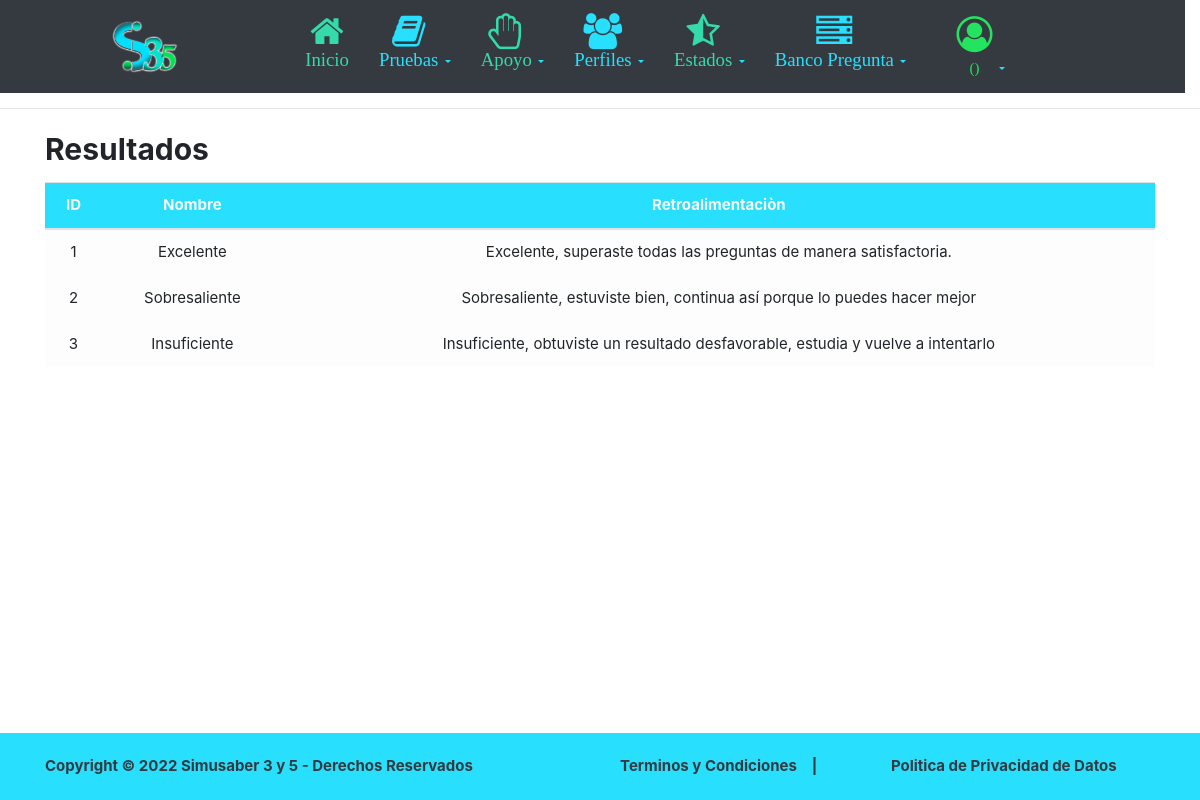
Page /bancoPregunta/readResultados/ (signed in) on the earlier database version.
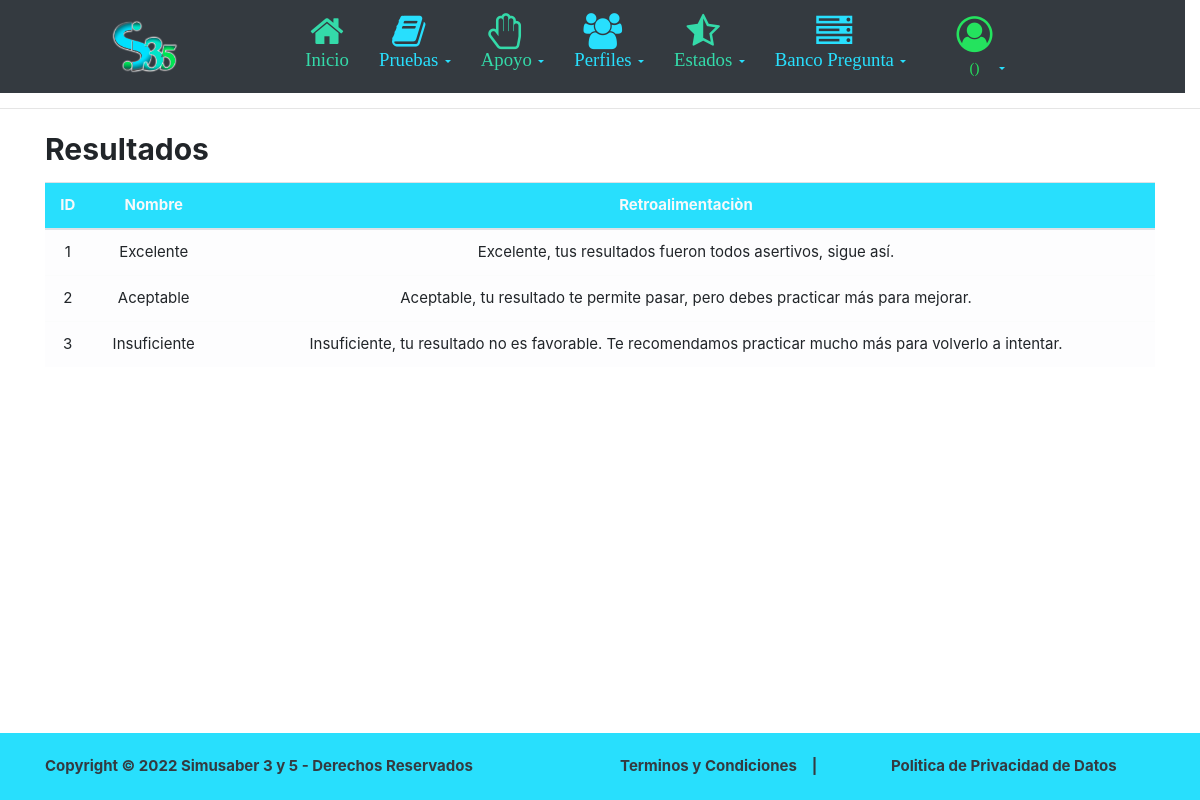
Same page on the later database version.
### apps/bancoPregunta/models.py (models this page shows, shortened)
class Resultado(models.Model):
    nombre_resultado=models.CharField(max_length=45, null=True)
    retroalimentacion=models.ForeignKey(Retroalimentacion, blank=True, on_delete=models.CASCADE, null=True)

class Retroalimentacion(models.Model):
    nombre=models.CharField(max_length=225, null=True)
    descripcion = models.TextField(unique=True, null=True)

### apps/bancoPregunta/views.py (the view)
# urls.py: path('readResultados/', read_resultado_view, name='readResultados'),
@login_required(login_url='/profiles/login')
def read_resultado_view(request):
    resultados=Resultado.objects.all()
    context={
                'resultados':resultados,
            }
    return render(request, "bancoPregunta/readResultados.html",context)

### templates/bancoPregunta/readResultados.html (shortened to what this page needs)
{% extends 'general/master.html' %}
{% block content %}
<div class="container">
    <div class="row mx-0 mt-4 mb-2">
        <div class="col-6 col-md-0 px-0">
            <h2><b> Resultados </b></h2>
        </div>
    </div>
    <div class="row mx-0">
        <div class="col-12 p-0">
          <div class="table-responsive">
            <div class="table-wrapper">
              <div class="row mx-0">
                <table class="table table-hover">
                  <thead>
                    <tr class="bg-Cprimary text-justify text-light shadow">
                      <th class="align-middle text-center">ID</th>
                      <th class="align-middle text-center">Nombre</th>
                      <th class="align-middle text-center">Retroalimentaciòn</th>
                    </tr>
                  </thead>
                  <tbody>
                    {% for resultado in resultados %}
                    <tr class="table-light text-justify">
                        <td class="align-middle text-center">{{resultado.id}}</td>
                        <td class="align-middle text-center">{{resultado.nombre_resultado}}</td>
                        <td class="align-middle text-center">{{resultado.retroalimentacion.descripcion}}</td>
                    </tr>
                    {% endfor %}
                  </tbody>
                </table>
              </div>
            </div>
          </div>
        </div>
      </div>
</div>
{% endblock %}

### templates/general/master.html (shortened to what this page needs)
<!DOCTYPE html>
<html>
    {% load staticfiles %}
    <head>
        <link rel="stylesheet" href="{% static 'bootstrap4.6/css/bootstrap.min.css' %}">
        <link rel="stylesheet" href="{% static 'fonts/css/font-awesome.css' %}">
        <link rel="stylesheet" href="{% static 'general/general.css' %}?{{version_static}}">
    </head>
    <body>
        <body class="d-flex flex-column min-vh-100 ">
            <header class="mx-0">
                {% include "general/header.html" %}
                <hr class="mb-0">
            </header>
            <div class="container-fluid">
                {% block content %}
                {% endblock %}
            </div>
            <footer class="mt-auto">
                {% include "general/footer.html" %}
            </footer>
    </body>
</html>

### templates/general/header.html (shortened to what this page needs)
{% load staticfiles %}
<nav class="row container-fluid navbar navbar-expand-lg  bg-Cgraylight py-0 bg-dark">
  <div class="text-white ml-2 ml-md-5 col-7 col-md-2">
    <a class="ml-md-5" href="">
      <a href="http://127.0.0.1:8000/profiles/home/">
        <img src="{% static 'images/logo_simusaber.png' %}"  class="h-50 w-50">
      </a>
    </a>
  </div>
  <div class="collapse navbar-collapse mt-3 mt-md-0 small col-md-8" id="navbarSupportedContent">
    <ul class="navbar-nav text-md-center  text-left flex-grow-1 d-flex justify-content-md-center">
      <li class="nav-item text-center mx-2 nav-item dropdown">
        <div class="nav-link">
          <a class= href="#" id="navbarDropdown" role="button" data-toggle="dropdown"
            aria-haspopup="true" aria-expanded="false">
            <i class="fa fa-home fa-3x text-Csecondary">
              <div class="h6 m-0">
                <h5>Inicio</h5>
              </div>
            </i>
          </a>
        </div>
      </li>
      <li class="nav-item text-center mx-2 nav-item dropdown">
        <div class="nav-link">
          <a class="dropdown-toggle text-Cprimary " href="#" id="navbarDropdown" role="button" data-toggle="dropdown"
            aria-haspopup="true" aria-expanded="false">
            <i class="fa fa-book fa-3x text-Cprimary">
              <div class="h6 m-0">
                <h5>Pruebas</h5>
              </div>
            </i>
          </a>
        </div>
      </li>
      <li class="nav-item text-center mx-2 nav-item dropdown">
        <div class="nav-link">
          <a class="dropdown-toggle text-Cprimary " href="#" id="navbarDropdown" role="button" data-toggle="dropdown"
            aria-haspopup="true" aria-expanded="false">
            <i class="fa fa-hand-paper-o fa-3x text-Csecondary">
              <div class="h6 m-0">
                <h5>Apoyo</h5>
              </div>
            </i>
          </a>
        </div>
      </li>
      <li class="nav-item text-center mx-2 nav-item dropdown">
        <div class="nav-link">
          <a class="dropdown-toggle text-Cprimary " href="#" id="navbarDropdown" role="button" data-toggle="dropdown"
            aria-haspopup="true" aria-expanded="false">
            <i class="fa fa-users fa-3x text-Cprimary">
              <div class="h6 m-0">
                <h5>Perfiles</h5>
              </div>
            </i>
          </a>
        </div>
      </li>
      <li class="nav-item text-center mx-2 nav-item dropdown">
        <div class="nav-link">
          <a class="dropdown-toggle text-Cprimary " href="#" id="navbarDropdown" role="button" data-toggle="dropdown"
            aria-haspopup="true" aria-expanded="false">
            <i class="fa fa-star-half-o fa-3x text-Csecondary">
              <div class="h6 m-0">
                <h5>Estados</h5>
              </div>
            </i>
          </a>
        </div>
      </li>
      <li class="nav-item text-center mx-2 nav-item dropdown">
        <div class="nav-link">
          <a class="dropdown-toggle text-Cprimary " href="#" id="navbarDropdown" role="button" data-toggle="dropdown"
            aria-haspopup="true" aria-expanded="false">
            <i class="fa fa-server fa-3x text-Cprimary">
              <div class="h6 m-0">
                <h5>Banco Pregunta</h5>
              </div>
            </i>
          </a>
        </div>
      </li>
    </ul>
    <div class="justify-content-md-end justify-content-center">
      <ul class="navbar-nav text-right flex-grow-1 my-0 d-flex justify-content-end">
        <li class="nav-item text-center mx-2 nav-item dropdown">
          <div class="row">
            <div class="nav-link col-12 col-md-3 mt-md-2">
              <a class="dropdown-toggle text-Cprimary " href="#" id="navbarDropdown" role="button" data-toggle="dropdown"
                aria-haspopup="true" aria-expanded="false">
                <i class="fa fa-user-circle-o fa-3x text-Ctertiary">
                  <div class="h6 m-0">
                    <h6 >({{user.groups.all.0.name}})</h6>
                  </div>
                </i>
              </a>
          </div>
        </li>
      </ul>
    </div>
  </div>
</nav>

### templates/general/footer.html
<div class="footer mt-auto py-4 text-light bg-Cprimary ">
    <div class="container">
        <div class="row align-items-center">
            <div class="col-12 col-md-6">
                <b class="text-md-left text-center mt-3 text-dark">Copyright © 2022 Simusaber 3 y 5 - Derechos Reservados</b>
            </div>
            <div class="col-12 col-md-6">
                <div class="row ">
                    <div class="col-12 col-md-5 text-center px-0">
                        <a class="text-dark  text-md-right mr-md-3" href="#"><b>Terminos y Condiciones</b></a><b class="text-dark">|</b>
                    </div>
                    <div class="col-12 col-md-7 px-0 text-center">
                        <a class="text-dark text-md-left" href="#"> <b>Politica de Privacidad de Datos</b></a>
                    </div>
                </div>
            </div>
        </div>
    </div>
</div>

### static/general/general.css (style rules this page uses)
:root { --color-primary: #28DFFD; --color-secondary: #34DAA9; --color-tertiary: #24E35E; }
@media (min-width: 1200px) { html { font-size: 15px; } }
.bg-Cprimary { background: var(--color-primary); }
.text-Cprimary { color: var(--color-primary); }
.text-Csecondary { color: var(--color-secondary); }
.text-Ctertiary { color: var(--color-tertiary); }

Differences in the rows shown:
changed through a linked row, Resultado "Excelente": retroalimentacion.descripcion "Excelente, superaste todas las preguntas de manera satisfactoria." → "Excelente, tus resultados fueron todos asertivos, sigue así."
changed Resultado id 2: nombre_resultado "Sobresaliente" → "Aceptable"; retroalimentacion.descripcion "Sobresaliente, estuviste bien, continua así porque lo puedes hacer mejor" → "Aceptable, tu resultado te permite pasar, pero debes practicar más para mejorar."
changed through a linked row, Resultado "Insuficiente": retroalimentacion.descripcion "Insuficiente, obtuviste un resultado desfavorable, estudia y vuelve a intentarlo" → "Insuficiente, tu resultado no es favorable. Te recomendamos practicar mucho más para volverlo a intentar."
